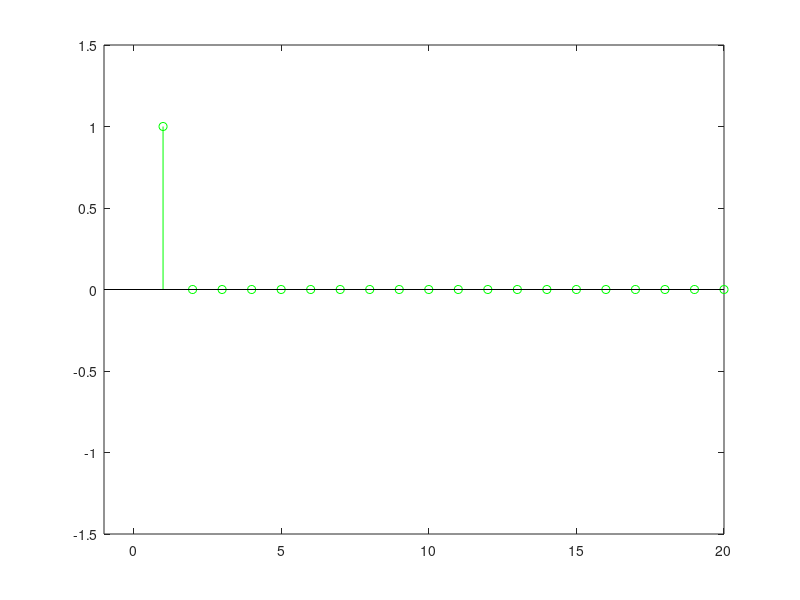

Reproduce this figure in MATLAB. (Note: this script raises an error after producing the figure.)
% Task 7 - MA filtering
x = [1, zeros(1,19)]; %defines x[n] as δ[n]

a1 = -0.8;

N = length(x); % Length of input signal
y = zeros(size(x)); % Allocate space for outut

y(1) = x(1); % First sample, assuming y(-1) = 0
for n=2:N % Remaining samples
    y(n) = x(n) - a1*y(n-1);
end;

%Ploting
stem(x, 'g'); 
axis([-1 20 -1.5 1.5]);
hold on
stem(y, 'k', '.');
axis([-1 20 -1.5 1.5]);
xlabel('n'); ylabel('x[n] and y[n]'); %x[n]=δ[n] and y[n]=h[n]

legend('= ingsingal x[n]','= utsignal y[n]')